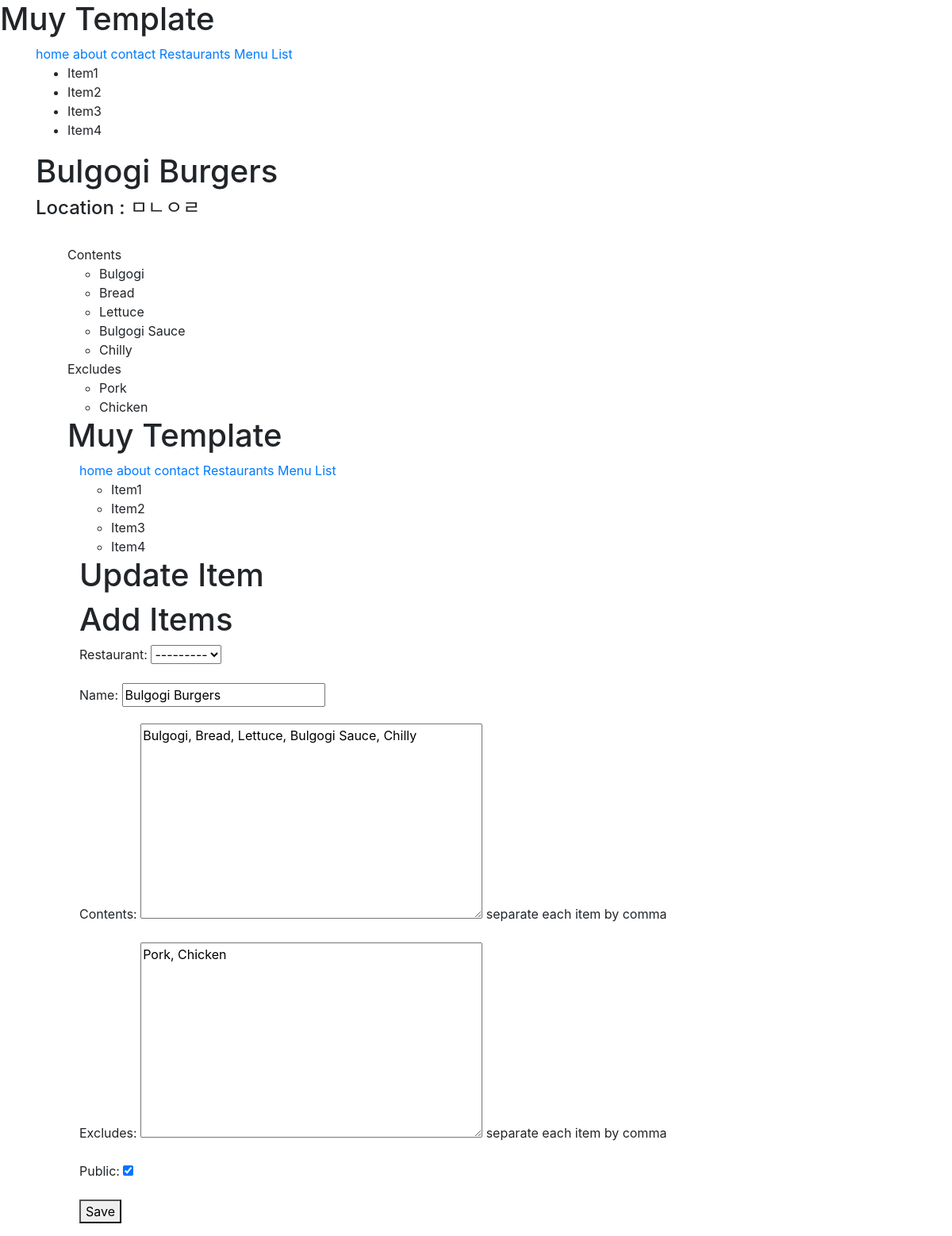
/items/2/ (signed in), run on an earlier commit of the app's database.
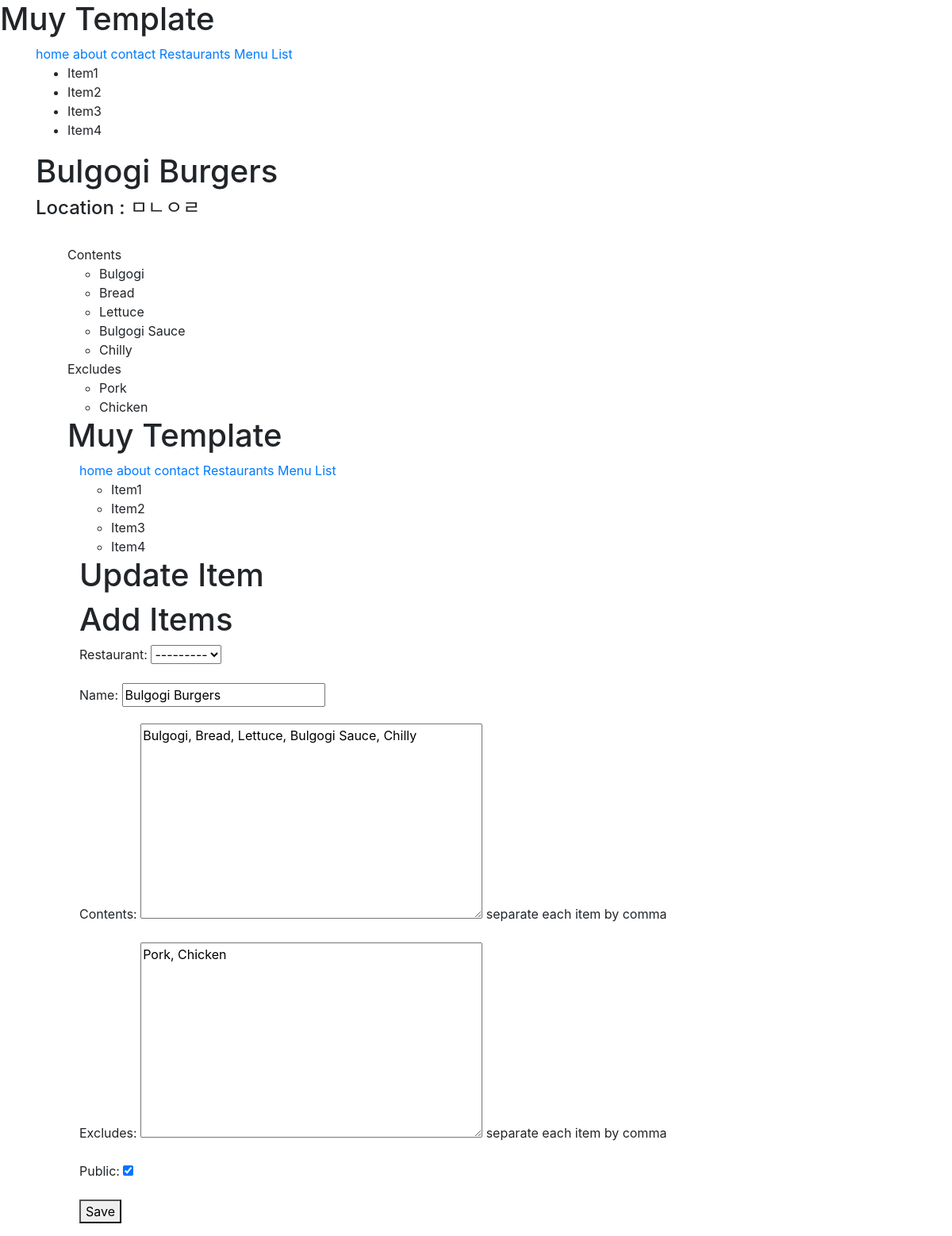
And on a later commit of the database.
### menus/models.py (models this page shows, shortened)
class Item(models.Model):
    user = models.ForeignKey(settings.AUTH_USER_MODEL)
    restaurant = models.ForeignKey(RestaurantLocation)
    name = models.CharField(max_length=120)
    contents = models.TextField(help_text = 'separate each item by comma')
    excludes = models.TextField(blank=True, null=True, help_text = 'separate each item by comma')
    public = models.BooleanField(default=True)
    timestamp = models.DateTimeField(auto_now_add=True)
    updated = models.DateTimeField(auto_now=True)
    class Meta:
        ordering = ['-updated', '-timestamp'] # updated, timestamp가 늦은 순서대로, -를 빼면 시간 순서대로 정렬된다.
    def get_contents(self):
        return self.contents.split(",")
    def get_excludes(self):
        return self.excludes.split(",")

### restaurant/models.py (models this page shows, shortened)
class RestaurantLocation(models.Model):
    owner  = models.ForeignKey(User) # django models unleashed # class_instance.model_set.all()
    name = models.CharField(max_length=120)
    location = models.CharField(max_length=120, null=True, blank= True)
    category = models.CharField(max_length=120, null=True, blank=False, validators = [validate_category])
    timestamp = models.DateTimeField(auto_now_add=True)
    slug = models.SlugField(blank=True, null=True)
    objects = RestaurantLocationManager() # add Model.objects.all
    def __str__(self):
        return self.name

### menus/views.py (the view)
# urls.py: url(r'^(?P<pk>\d+)/$', ItemUpdateView.as_view(), name='update'),
class ItemUpdateView(LoginRequiredMixin, UpdateView):
    template_name = 'menus/detail-update.html'
    form_class = ItemForm
    def get_queryset(self):
        return Item.objects.filter(user=self.request.user)
    def get_context_data(self, *args, **kwargs):
        context = super(ItemUpdateView, self).get_context_data(*args, **kwargs)
        context['title'] = 'Update Item'
        return context
    def get_form_kwargs(self):
        kwargs = super(ItemUpdateView, self).get_form_kwargs()
        kwargs['user'] = self.request.user
        return kwargs

### menus/forms.py
class ItemForm(forms.ModelForm):
    class Meta:
        model=Item
        fields=[
            'restaurant',
            'name',
            'contents',
            'excludes',
            'public',
        ]
    def __init__(self, user=None, *args, **kwargs): # 로그인한 사용자가 입력한 음식점만 출력하기
        print(user)
        print(kwargs)
        super(ItemForm, self).__init__(*args, **kwargs)
        self.fields['restaurant'].queryset= RestaurantLocation.objects.filter(owner=user).exclude(item__isnull=False)

### restaurant/models.py (called while the page is built)
    def get_queryset(self):
        return RestaurantLocationQuerySet(self.model, using=self._db)

### menus/templates/menus/detail-update.html (shortened to what this page needs)
{% extends 'base.html' %}
{% block content %}
<h1>{{ object.name }}</h1>
<h4>Location : {{ object.restaurant.name }}</h4>
<ul>
    {%  if object.contents %}
    <br>
    Contents
    <ul>
        {%  for item in object.get_contents %}
        <li>{{ item  }}</li>
        {%  endfor %}
    </ul>
    {% endif  %}
    {%  if object.excludes %}
    Excludes
    <ul>
        {%  for item in object.get_excludes %}
        <li>{{ item  }}</li>
        {%  endfor %}
    </ul>
    {% endif %}
    {% include 'menus/form.html'  %}
</ul>
{% endblock content %}

### menus/templates/menus/form.html (shortened to what this page needs)
{% extends 'base.html' %}
{% block content %}
<h1>{{title}}</h1>
<h1>Add Items</h1>
<form  method="POST">{% csrf_token  %}
	{{ form.as_p  }}
	<button type="submit">Save</button>
</form>
{% endblock content %}

What changed in the data, as far as the page shows it:
added RestaurantLocation: name "Bulgogi Burgers"
